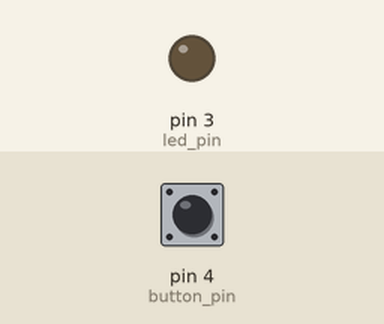
Bench run of a sketch on a simulated Arduino Uno, built with avr-gcc and run on an emulated ATmega328P. Shown: output pins drawn as LEDs (lit = HIGH). The test bench sets the inputs (shaded band); at power-on: pin 4 (button_pin) LOW.

Above: at 1.2 s.
1.3 s: pin 4 (button_pin) pulled HIGH for 0.15 s
At 1.37 s:
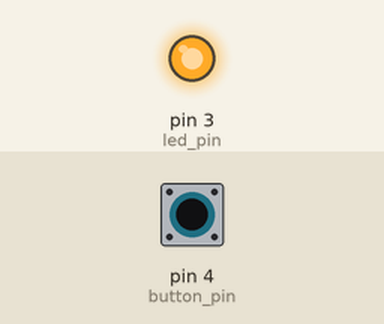
2.9 s: pin 4 (button_pin) pulled HIGH for 3.2 s
At 7.1 s:
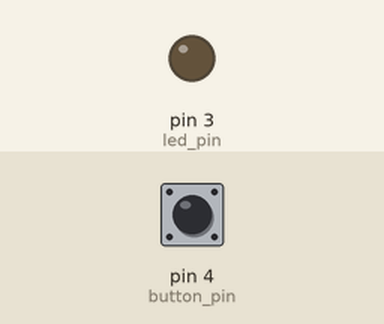
Timing chart, 0 to 8.6 s (numbered marks = the images above; inputs shaded):
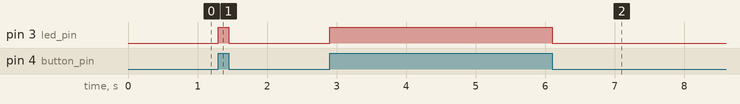

The sketch:

sketch_sep21a.ino
```cpp
int led_pin=3;          // пин подключения
int button_pin = 4;     // пин кнопки
void setup() {
    pinMode(led_pin, OUTPUT); // Инициализируем цифровой вход/выход в режиме выхода.
    pinMode(button_pin, INPUT); // Инициализируем цифровой вход/выход в режиме входа.
}
void loop() {
   if (digitalRead(button_pin) == HIGH) { // Если кнопка нажата
      digitalWrite(led_pin, HIGH);// зажигаем светодиод
 }
  else { //Иначе
      digitalWrite(led_pin, LOW);// выключаем светодиод
  }
}
```

Measured:
- after the input at 1.3 s, pin 3 (led_pin): LOW → HIGH at once, → LOW 0.15 s later
- after the input at 2.9 s, pin 3 (led_pin): LOW → HIGH at once, → LOW 3.2 s later
